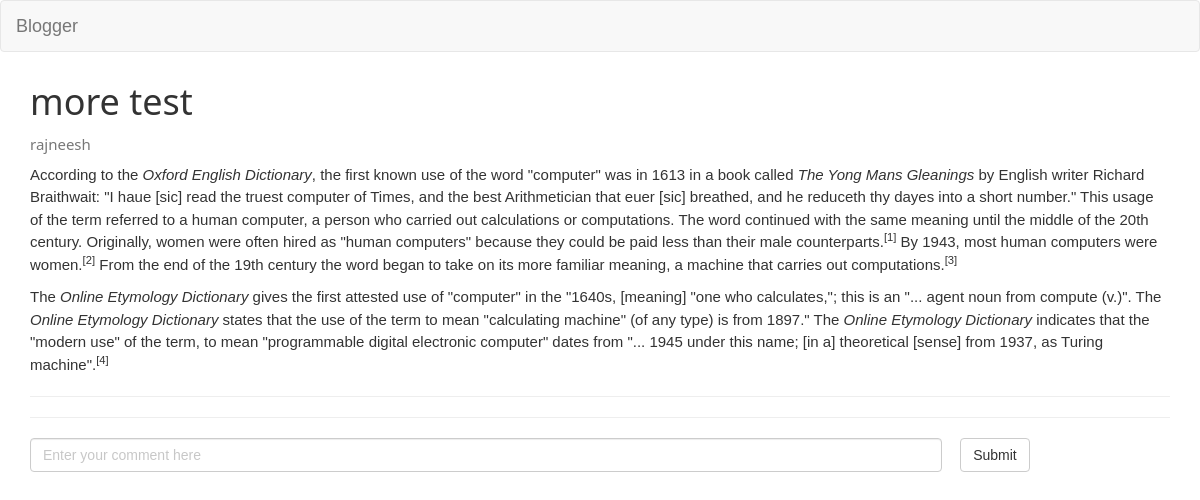
Before: /blog/64 with the older database file.
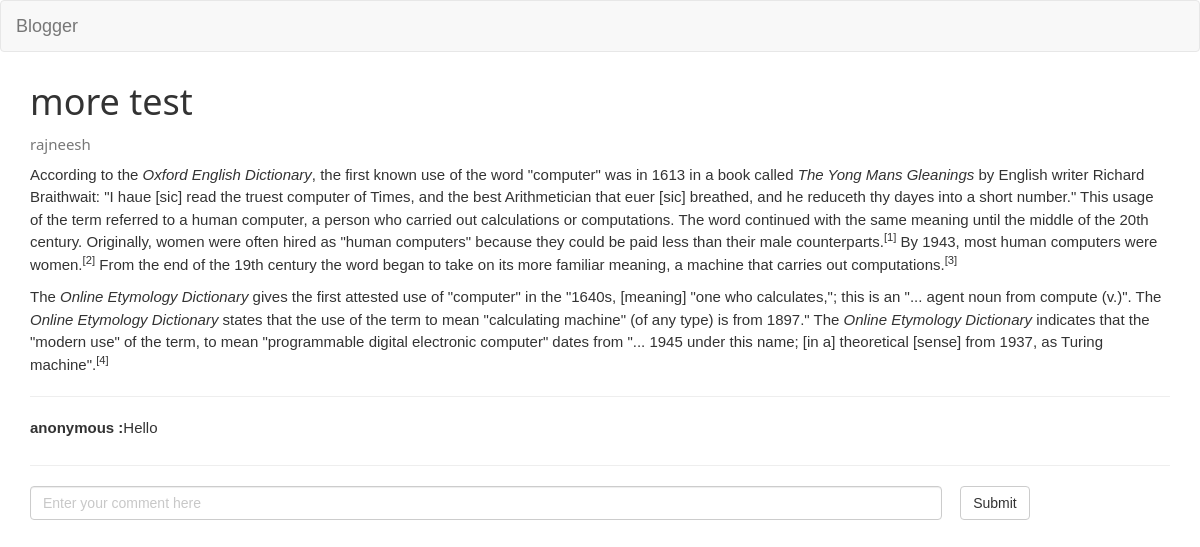
After: the same page with the newer database file.
### tables this page shows
CREATE TABLE blog_detail (
    blog_id integer PRIMARY KEY AUTOINCREMENT,
    user_name text NOT NULL,
    title text NOT NULL,
    content text NOT NULL,
    date text NOT NULL,
    published BOOLEAN NOT NULL,
    FOREIGN KEY (user_name) 
    REFERENCES user_details (username));

CREATE TABLE comment (
    comment_id integer PRIMARY KEY AUTOINCREMENT,
    comment text NOT NULL,
    blog_id integer NOT NULL, user_name text,
    FOREIGN KEY (blog_id)
    REFERENCES blog_detail (blog_id));

### app/__init__.py (the view)
@app.route('/blog/<id>')
def particularBlog(id):
    if request.method=='GET':
        blog, com = dbHandler.particularBlog(id)
        print com
        print blog
        return render_template('blog.html', posts = blog, comment = com)
    else:
        blog, com = dbHandler.particularBlog(id)
        print com
        print blog
        return render_template('blog.html', posts = blog, comment = com)

### app/models.py (called while the page is built)
def particularBlog(id):
  try:
    with sql.connect("database.db") as con:
      con.row_factory = sql.Row
      cur = con.cursor()
      cur.execute("SELECT * FROM blog_detail WHERE blog_id = '{x}' and PUBLISHED = 1".format(x=id))
      rows = cur.fetchall()
      cur.execute("SELECT * FROM comment WHERE blog_id = '{x}'".format(x=id))
      temp = cur.fetchall()
      blog = []
      for row in rows:
        blog.append(row)
      comment=[]
      for t in temp:
        comment.append(t)
      return blog, comment
  except:
    print "unexpected"
    pass

### app/templates/blog.html (shortened to what this page needs)
{%extends 'base.html' %}
{% block content %}
<div class="container">
    <h1>{{posts[0].title }}</h1>
    <h4><small>{{posts[0].user_name}}</small></h4>
    <div>{{posts[0].content | safe }}</div>
    <hr>
    {% for com in comment %}
    <label >{{ com.user_name }} : </label>{{ com.comment }}</br>
    {%endfor%}
    <hr/>
    <form action="/add_comment_blog" class="form-inline" method = "post">
        <input type="text" class="form-control" name="plain_text" placeholder="Enter your comment here" style="width:80%;margin-right:1em;">
        <button class="btn btn-default" onclick="submit">Submit</button>
    </form>
</div>
{% endblock %}

### app/templates/base.html (shortened to what this page needs)
{% extends "bootstrap/base.html"%}
{% block styles %}
{{super()}}
<link rel="stylesheet"
      href="{{url_for('.static', filename='main.css')}}">
<link rel="stylesheet"
      href="{{url_for('.static', filename='css/w3.css')}}">
<link rel="stylesheet"
      href="{{url_for('.static', filename='css/font-awesome.min.css')}}">
{% endblock %}
{% block navbar %}
  <nav class="navbar navbar-default">
    <div class="container-fluid">
      <div class="navbar-header">
        <a class="navbar-brand" href="/">Blogger</a>
      </div>
    </div>
  </nav>
{% endblock %}

### app/static/main.css (style rules this page uses)
body { background-image: "./background.png"; }

### app/static/css/w3.css (style rules this page uses)
html { box-sizing:border-box }
*,*:before,*:after { box-sizing:inherit }
html { -ms-text-size-adjust:100%;-webkit-text-size-adjust:100% }
body { margin:0 }
article,aside,details,figcaption,figure,footer,header,main,menu,nav,section,summary { display:block }
a { background-color:transparent;-webkit-text-decoration-skip:objects }
small { font-size:80% }
sub,sup { font-size:75%;line-height:0;position:relative;vertical-align:baseline }
sup { top:-0.5em }
hr { box-sizing:content-box;height:0;overflow:visible }
button,input,select,textarea { font:inherit;margin:0 }
button,input { overflow:visible }
button,select { text-transform:none }
button,html [type=button],[type=reset],[type=submit] { -webkit-appearance:button }
html,body { font-family:Verdana,sans-serif;font-size:15px;line-height:1.5 }
html { overflow-x:hidden }
h1 { font-size:36px }
h4 { font-size:20px }
h1,h2,h3,h4,h5,h6 { font-family:"Segoe UI",Arial,sans-serif;font-weight:400;margin:10px 0 }
hr { border:0;border-top:1px solid #eee;margin:20px 0 }
a { color:inherit }

Changed rows visible on the page:
added comment: user_name "anonymous", comment "Hello"
